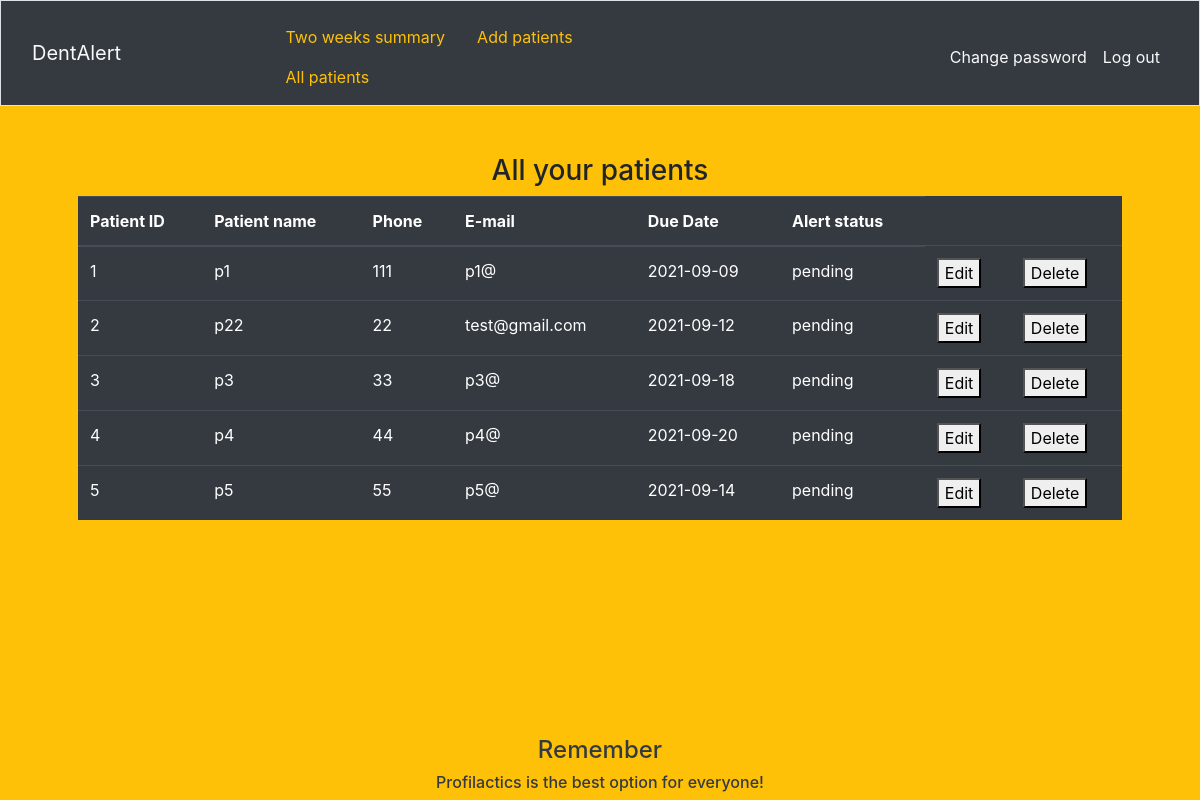
/all_patients (signed in), run on the app's committed database.
### tables this page shows
CREATE TABLE alerts (alert_id INTEGER UNIQUE, status TEXT, due_date DATE, patients_id INTEGER, user_id INTEGER, PRIMARY KEY (alert_id), FOREIGN KEY(patients_id) REFERENCES patients(patients_id), FOREIGN KEY(user_id) REFERENCES users (user_id));

CREATE TABLE patients (patients_id INTEGER, patient_name TEXT, patient_phone NUMERIC NOT NULL UNIQUE, patient_mail TEXT, PRIMARY KEY (patients_id));

### application.py (the view)
@app.route("/all_patients")
@login_required
def all_patients():
    patients = db.execute("SELECT * FROM patients JOIN alerts ON patients.patients_id = alerts.patients_id WHERE patients.patients_id IN (SELECT patients_id FROM my_patients WHERE user_id = ?);", session["user_id"])
    return render_template("all_patients.html", patients=patients)

### application.py (called while the page is built)
@app.after_request
def after_request(response):
    response.headers["Cache-Control"] = "no-cache, no-store, must-revalidate"
    response.headers["Expires"] = 0
    response.headers["Pragma"] = "no-cache"
    return response

### helper.py (called while the page is built)
def login_required(f):
    @wraps(f)
    def decorated_function(*args, **kwargs):
        if session.get("user_id") is None:
            return redirect("/login")
        return f(*args, **kwargs)
    return decorated_function

### templates/all_patients.html (shortened to what this page needs)
{% extends "layout.html" %}
{% block main %}
    <h3><div class=text-center>All your patients</div></h3>
     <table class="table table-dark table-stripped" id="patients_table">
         <thead>
             <tr>
                 <th>Patient ID</th>
                 <th>Patient name</th>
                 <th>Phone</th>
                 <th>E-mail</th>
                 <th>Due Date</th>
                 <th>Alert status</th>
             </tr>
         </thead>
         <tbody>
             {% for i in patients %}
                 <tr>
                     <td>{{ i["patients_id"] }}</td>
                     <td>{{ i["patient_name"] }}</td>
                     <td>{{ i["patient_phone"] }}</td>
                     <td>{{ i["patient_mail"] }}</td>
                     <td>{{ i["due_date"] }}</td>
                     <td>{{ i["status"] }}</td>
                     <td><button class="btnEdit">Edit</button></td>
                     <td><button class="btnDel">Delete</button></td>
                 </tr>
             {% endfor %}
         </tbody>
     </table>
{% endblock %}

### templates/layout.html (shortened to what this page needs)
<!DOCTYPE html>
<html lang="en">
    <head>
        <link rel="stylesheet" href="https://cdn.jsdelivr.net/npm/bootstrap@4.5.3/dist/css/bootstrap.min.css">
        <link href="/static/styles.css" rel="stylesheet">
    </head>
    <body class="bg-warning">
        <nav class="navbar navbar-expand-md navbar-light bg-dark border ">
            <div class="col-sm">
                <a class ="navbar-brand text-light" href="/"><span class="blue">Dent</span><span class="pink">Alert</span></a>
            </div>
            <div class="collapse navbar-collapse" id="navbar">
                {% if session.user_id %}
                <div class="col-sm">
                    <ul class="nav nav mr-auto mt-2">
                        <li class="nav-item"><a class="nav-link text-warning" href="/">Two weeks summary</a></li>
                        <li class="nav-item"><a class="nav-link text-warning" href="/add_patient">Add patients</a></li>
                        <li class="nav-item"><a class="nav-link text-warning" href="/all_patients">All patients</a></li>
                    </ul>
                </div>
                <div class="col-sm d-flex justify-content-end">
                    <ul class="navbar-nav ml-auto mt-2">
                        <li class="nav-item"><a class="nav-link text-light" href="/change_password">Change password</a></li>
                        <li class="nav-item"><a class="nav-link text-light" href="/logout">Log out</a></li>
                    </ul>
                </div>
                {% else %}
                <ul class="navbar-nav ml-auto mt-2">
                    <li class="nav-item"><a class="nav-link text-white" href="/register">Register</a></li>
                    <li class="nav-item"><a class="nav-link text-white" href="/login">Log in</a></li>
                </ul>
                {% endif %}
            </div>
        </nav>
        <main class="container p-5">
            {% block main %}{% endblock %}
        </main>
        <div class="fixed-bottom">
        <footer class="small text-center text-dark">
            <h4>Remember</h4>
            <h6>Profilactics is the best option for everyone!</h6>
        </footer>
        </div>
    </body>
</html>

### data on the page
alerts: patients_id "1", patient_name "p1", patient_phone "111", patient_mail "p1@", due_date "2021-09-09", status "pending"
alerts: patients_id "2", patient_name "p22", patient_phone "22", patient_mail "test@gmail.com", due_date "2021-09-12", status "pending"
alerts: patients_id "3", patient_name "p3", patient_phone "33", patient_mail "p3@", due_date "2021-09-18", status "pending"
alerts: patients_id "4", patient_name "p4", patient_phone "44", patient_mail "p4@", due_date "2021-09-20", status "pending"
alerts: patients_id "5", patient_name "p5", patient_phone "55", patient_mail "p5@", due_date "2021-09-14", status "pending"
